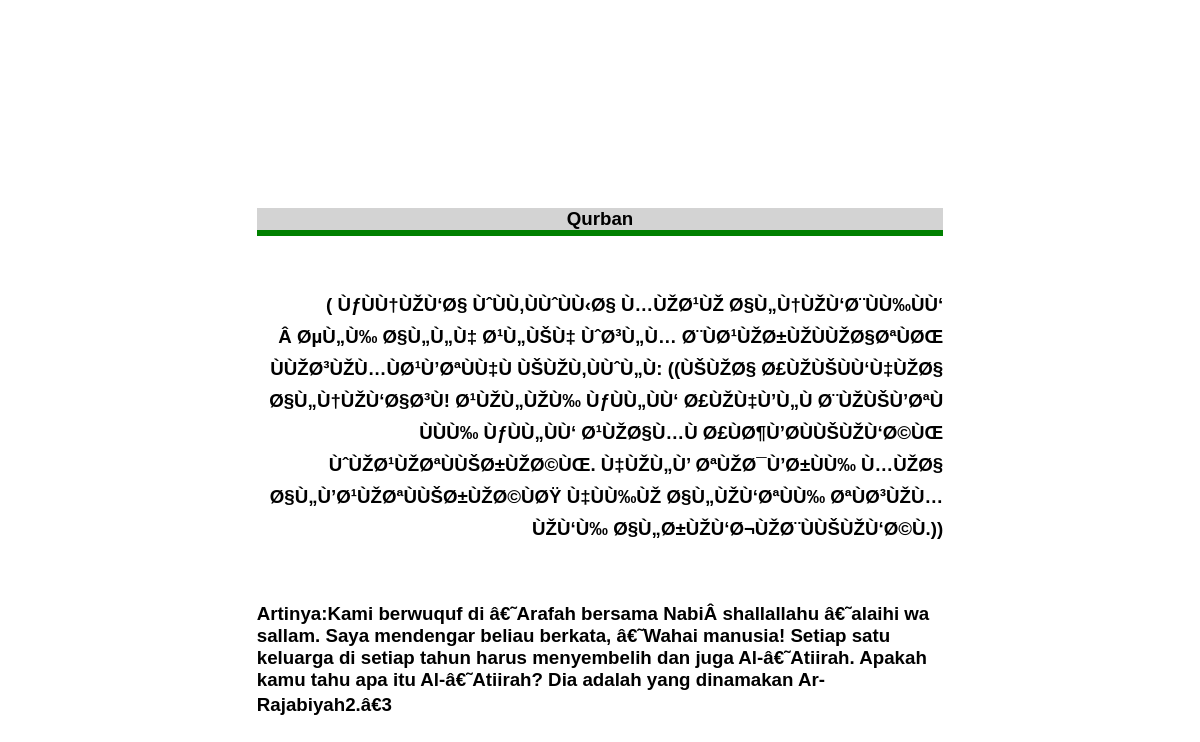
/detail.php?idd=50, run on the app's committed database.
### tables this page shows
CREATE TABLE `hadits` (
  `id_hadits` int(11) NOT NULL,
  `jenis_hadits` text NOT NULL,
  `ayat` text NOT NULL,
  `artinya` text NOT NULL
);

### detail.php (the view, shortened to what this page needs)
<?php
$idd=$_GET['idd'];
$q=mysql_query("SELECT * FROM hadits WHERE id_hadits='$idd'");
$data=mysql_fetch_array($q);
?>
<html>
<head>
<link rel="stylesheet" type="text/css" href="style.css" />
</head>
<body style= "font-family: 'Vidaloka', sans-serif; ";>
<center>
	<h3 style= "text-align: center; width:60%;  border-bottom: 6px solid green; background-color: lightgrey;"; ><?php echo $data['jenis_hadits'];?></h3></br>
	<h3 style= "text-align: right; width:60%"><?php echo $data['ayat'];?></h3></br>
	<h3 style= "text-align: left; width:60%"><?php echo $data['artinya'];?></h3></br>
</center>
</body>
</html>

### style.css (style rules this page uses)
body { padding: 200px 20px; }

### data on the page
hadits: jenis_hadits "Qurban", ayat "( ÙƒÙÙ†ÙŽÙ‘Ø§ ÙˆÙÙ‚ÙÙˆÙÙ‹Ø§ Ù…ÙŽØ¹ÙŽ Ø§Ù„Ù†ÙŽÙ‘Ø¨ÙÙ‰ÙÙ‘ Â ØµÙ„Ù‰ Ø§Ù„Ù„Ù‡ Ø¹Ù„ÙŠÙ‡ ÙˆØ³Ù„Ù… Ø¨ÙØ¹ÙŽØ±ÙŽÙÙŽØ§ØªÙØŒ ÙÙŽØ³ÙŽÙ…ÙØ¹Ù’ØªÙÙ‡Ù ÙŠÙŽÙ‚ÙÙˆÙ„Ù: ((ÙŠÙŽØ§ Ø£ÙŽÙŠÙÙ‘Ù‡ÙŽØ§ Ø§Ù„Ù†ÙŽÙ‘Ø§Ø³Ù! Ø¹ÙŽÙ„ÙŽÙ‰ ÙƒÙÙ„ÙÙ‘ Ø£ÙŽÙ‡Ù’Ù„Ù Ø¨ÙŽÙŠÙ’ØªÙ ÙÙÙ‰ ÙƒÙÙ„ÙÙ‘ Ø¹ÙŽØ§Ù…Ù Ø£ÙØ¶Ù’Ø­ÙÙŠÙŽÙ‘Ø©ÙŒ ÙˆÙŽØ¹ÙŽØªÙÙŠØ±ÙŽØ©ÙŒ. Ù‡ÙŽÙ„Ù’ ØªÙŽØ¯Ù’Ø±ÙÙ‰ Ù…ÙŽØ§ Ø§Ù„Ù’Ø¹ÙŽØªÙÙŠØ±ÙŽØ©ÙØŸ Ù‡ÙÙ‰ÙŽ Ø§Ù„ÙŽÙ‘ØªÙÙ‰ ØªÙØ³ÙŽÙ…ÙŽÙ‘Ù‰ Ø§Ù„Ø±ÙŽÙ‘Ø¬ÙŽØ¨ÙÙŠÙŽÙ‘Ø©Ù.))", artinya "Artinya:Kami berwuquf di â€˜Arafah bersama NabiÂ shallallahu â€˜alaihi wa sallam. Saya mendengar beliau berkata, â€˜Wahai manusia! Setiap satu keluarga di setiap tahun harus menyembelih dan juga Al-â€˜Atiirah. Apakah kamu tahu apa itu Al-â€˜Atiirah? Dia adalah yang dinamakan Ar-Rajabiyah2.â€3"
